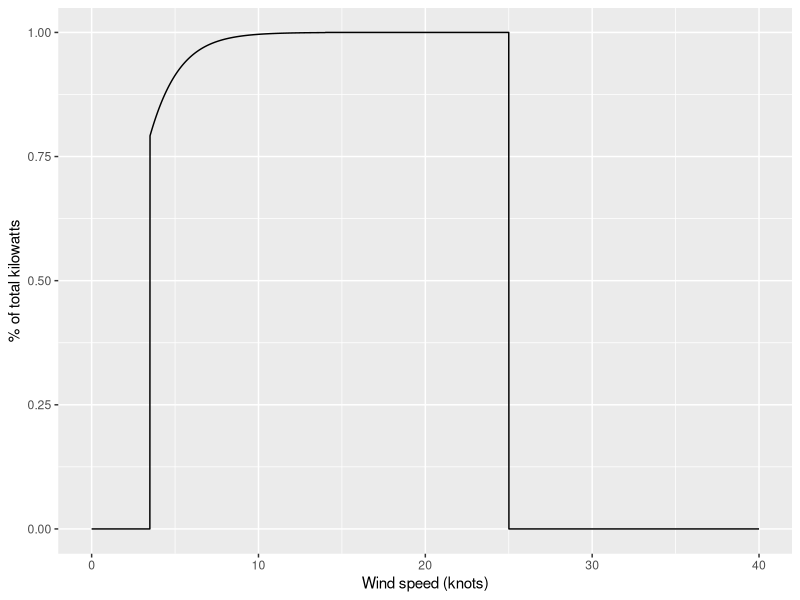
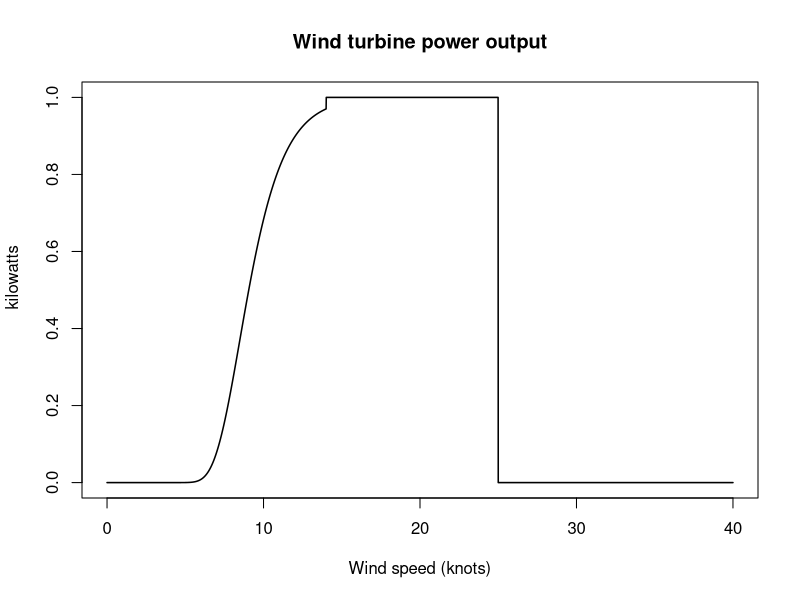
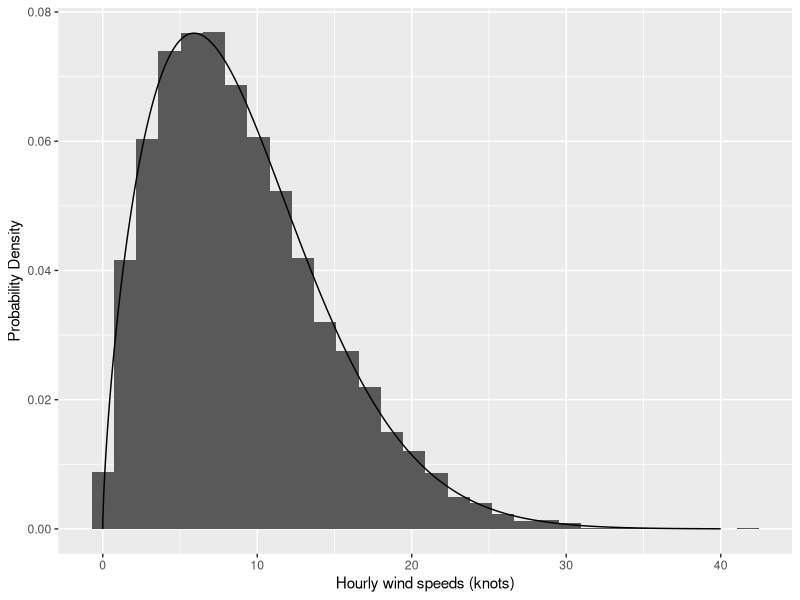
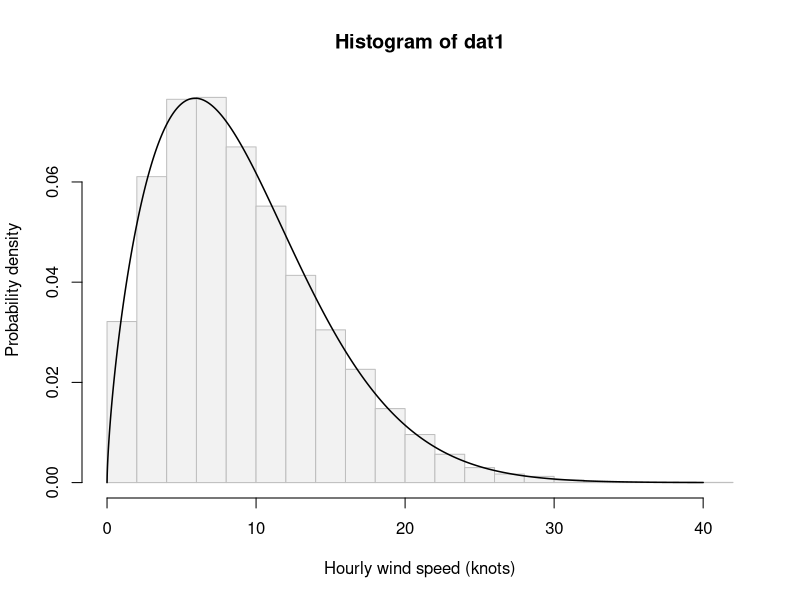

Generate these figures, in order, with R: (Note: this script raises an error after producing the figures.)

############################ Exercise 1 #######################################
# used preallocation to make it more efficient
P_function <- function(w){
  n = length(w)
  P <- rep(0, times=n)
  for (i in 1:n){
    if (w[i] < 3.5 | w[i] > 25) {
      P[i] <- 0
    } else if (w[i]<=14){
      P[i] <- exp(-2.13974*exp(-0.633*w[i]))
    } else if (w[i]<=25){
      P[i] <- 1
    } else {
      P[i] <- 0
    }
  }
  return(P)
}

# Plot
library(tidyverse)
w <- seq(0, 40, 0.01)
p <- P_function(w)
df1 <- data.frame(wind_speed = w, power = p)
plt1 <- df1 %>% ggplot(aes(x=wind_speed, y=power)) + geom_line() + xlab("Wind speed (knots)") + ylab("% of total kilowatts")
plt1
############################ Solution 1 #######################################
# Function
power <- function(w) {
  n <- length(w)
  p <- rep(0, n)
  for (i in 1:n) {
    if (w[i] < 3.5) {
      p[i] <- 0
    } else if (w[i] <= 14) {
      p[i] <- exp(-213.974 * exp(-0.633 * w[i]))
    } else if (w[i] < 25) {
      p[i] <- 1
    } else {
      p[i] <- 0
    }
  }
  return(p)
}

# Plot
w <- seq(0, 40, 0.01)
p <- power(w)
plot(w, p, type = "l", lwd = 1.5, xlab = "Wind speed (knots)",
     ylab = "% of total 
     kilowatts", main = "Wind turbine power output")

############################ Exercise 2 #######################################

dat <- read.csv("Practical1/WindData.csv")

# simulate values and plot histogram on probability density scale 
plt2 <- ggplot() + geom_histogram(dat, mapping = aes(x=speed, y = ..density..) ) + geom_line() +
  xlab('Hourly wind speeds (knots)') + ylab('Probability Density')
gr <- seq(0, 40, 0.01)
dw <- dweibull(gr, shape=1.679, scale=10.128)
df2 <- data.frame(grid = gr, dweibul = dw)
plt2 <- plt2 + geom_line(df2, mapping = aes(x=grid, y=dweibul))
plt2

############################ Solution 2 #######################################

k <- 1.679
lambda <- 10.128
dat1  <- read.csv("Practical1/WindData.csv")$speed
wgrid <- seq(0, 40, 0.01)
hist(dat1, col = "grey95", border = "grey75", prob = TRUE,
     xlab = "Hourly wind speed (knots)", ylab = "Probability density")
lines(wgrid, dweibull(wgrid, k, lambda), lwd = 1.5)


############################ Exercise 3 #######################################

# Part a
sample_generator <- function(n, k=1.679, lambda=10.128) {
  # determine bound of box to sample in
  mean <- lambda * gamma(1 + 1/k)
  sd <- lambda * sqrt(gamma(1 + 2/k) - gamma(1 + 1/k)^2)
  xrange <- mean + 5 * sd
  pdf <- dweibull(seq(0, xrange, length = 1000), k, lambda)
  yrange <- 1.1 * max(pdf)
  # create samples
  sample <- NULL
  while (length(sample) < n) {
    x <- runif(1, 0, xrange)
    y <- runif(1, 0, yrange)
    f <- dweibull(x, k, lambda)
    if (y <= f)
      sample <- c(sample, x)
  }
  return(sample)
}

# Part b
wind_samples <- sample_generator(1000, 1.679, 10.128)
power_of_samples <- P_function(wind_samples)
print("The mean time is:")
mean(power_of_samples)

############################ Solution 3 #######################################

# Function
rejectSample <- function(n, k, lambda) {
  # determine bound of box to sample in
  mean <- lambda * gamma(1 + 1/k)
  print(mean)
  sd <- lambda * sqrt(gamma(1 + 2/k) - gamma(1 + 1/k)^2)
  xrange <- mean + 5 * sd
  pdf <- dweibull(seq(0, xrange, length = 1000), k, lambda)
  yrange <- 1.1 * max(pdf)
  # create samples
  sample <- NULL
  while (length(sample) < n) {
    x <- runif(1, 0, xrange)
    y <- runif(1, 0, yrange)
    f <- dweibull(x, k, lambda)
    if (y <= f)
      sample <- c(sample, x)
  }
  return(sample)
}

# Compute mean hourly power
samps <- rejectSample(500, k, lambda)
powerSamps <- power(samps)
mean(powerSamps)


############################ Exercise 4 #######################################

monte_carlo <- function(m,n,k=1.679,lambda=10.128,f){
  mean_power <- rep(0, m)
  for (i in 1:m){
    wind_samples <- f(n, k, lambda)
    mean_power[i] <- mean(P_function(wind_samples))
  }
  #return(mean_power)
  return(sd(mean_power))
}
monte_carlo(500, 100, k, lambda, sample_generator)

############################ Solution 4 #######################################

estPowerSD <- function(n, m, k, lambda, f) {
  means <- rep(0, m)
  for (i in 1:m) {
    samp <- f(n, k, lambda)
    means[i] <- mean(power(samp))
  }
  return(sd(means))
}
estPowerSD(500, 100, k, lambda, rejectSample)

############################ Exercise 5 #######################################

#In this method, you pick a random number of the y-axis (between  0   and  1),
# then use the inverse cumulative distribution function to figure out the
# corresponding value on the  x-axis. You take this value as a sample.
#Notice, there is no rejection here, every iteration leads to a sample.

# 1. Use uniform distribution to generate n random samples between 0 and 1
# 2. Use qweibull to find the corresponding values on x-axis

# Exercise 5b
exercise5 <- function(n, k=1.679, lambda=10.128){
  ys <- runif(n)
  xs <- qweibull(ys, shape=k, scale=lambda)
  return(xs)
}

# Exercise 5c
#Using exercise 5 function to calculate mean power at this site
x_samples <- exercise5(1000)
power <- P_function(x_samples)
mean(power)

############################ Solution 5 #######################################

# Function
inverseCDFSample <- function(n, k, lambda) {
  y <- runif(n)
  x <- qweibull(y, k, lambda)
  return(x)
}

# Compute mean hourly power
samps <- inverseCDFSample(1000, k, lambda)
powerSamps <- power(samps)
mean(powerSamps)

############################ Exercise 6 #######################################

rejection_sample_time <- system.time(sample_generator(10000))
#    user  system elapsed 
# 0.626   0.322   1.035 
rejection_sample_mc <- monte_carlo(10, 10000)
# 0.003650684

cdf_method_time <- system.time(exercise5(10000))
#user  system elapsed 
#0.005   0.000   0.005
cdf_method_mc <- monte_carlo(10, 10000)
# 0.003229122

# The inverse cdf sampler should be used. The monte carlo estimates are very similar (with cdf being lower)
# but the time taken is significantly lower for this method. Therefore it is better to use.

############################ Solution 6 #######################################

system.time(rejectSample(10000, k, lambda))
system.time(inverseCDFSample(10000, k, lambda))
estPowerSD(10, 1000, k, lambda, inverseCDFSample)
estPowerSD(10, 1000, k, lambda, rejectSample)

############################ Exercise 7 #######################################
n = seq(5, 100, 5)
y = rep(0, length(n))
for (i in 1:length(n)){
  y[i] <- monte_carlo(n= n[i], m = 1000, f=monte_carlo)
}
plot(n,y, type='b', ylab='Monte Carlo Error', xlab='Number of samples')
abline(h=0.05, lty='dotted', col='red')

############################ Solution 7 #######################################

nsamp <- seq(5, 100, 5)
err <- rep(0, length(nsamp))
for (i in 1:length(nsamp)) {
  err[i] <- estPowerSD(nsamp[i], 1000, k, lambda, inverseCDFSample)
}
plot(nsamp, err, type = "b", xlab = "Number of samples",
     ylab = "Monte Carlo error")
abline(h = 0.05, col = "red", lty = "dotted")

############################ Exercise 8 #######################################
#What is the total daily average power that could be produced at the site?

#What percentage of the time is the wind speed too low to produce power?
  
#What percentage of the time does the wind speed produce maximum power?

############################ Solution 8 #######################################
# Example: how often does wind speed exceed 25 knots?
samples <- inverseCDFSample(1e+05, k, lambda)
unsafe <- samples > 25
percentageUnsafe <- 100 * mean(unsafe)

# Question 1: daily average power?
samples <- inverseCDFSample(24 * 1000, k, lambda)
psamples <- power(samples)
pmat <- matrix(psamples, nr = 24)
dailyp <- colSums(pmat)
mean(dailyp)
quantile(dailyp, prob = c(0.025, 0.975))  # range of plausible values 

# Question 2: percentage time wind speed too low (i.e.
# < 3.5)?
samples <- inverseCDFSample(1000, k, lambda)
100 * sum(samples < 3.5)/length(samples)

# Question 3: percentage time wind speed produces
# maximum power?
samples <- inverseCDFSample(1000, k, lambda)
100 * sum(samples > 14 & samples <= 25)/length(samples)
# True answer: 100 * (pweibull(25, k, lambda) -
# pweibull(14, k, lambda))












